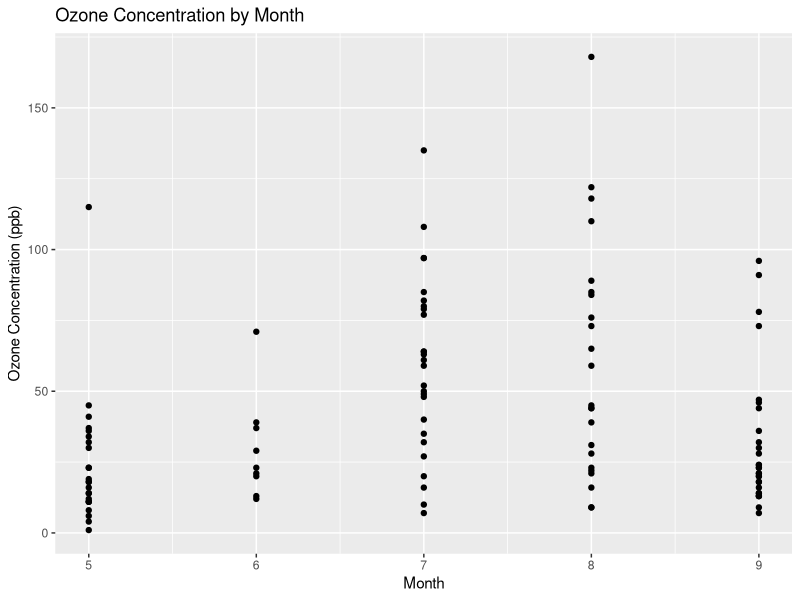
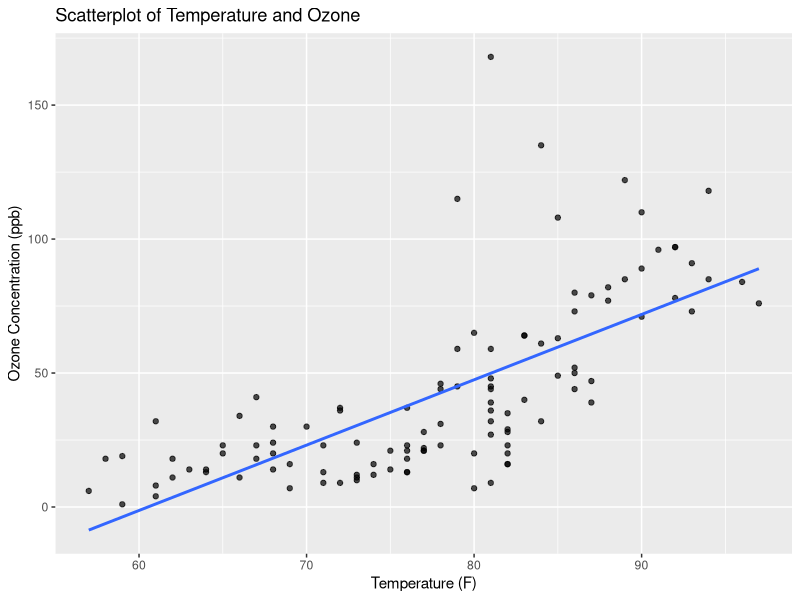
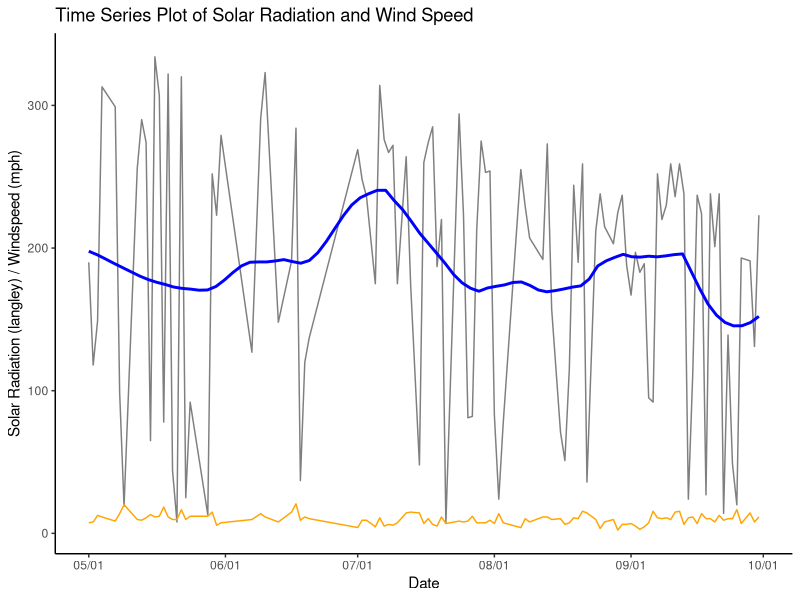
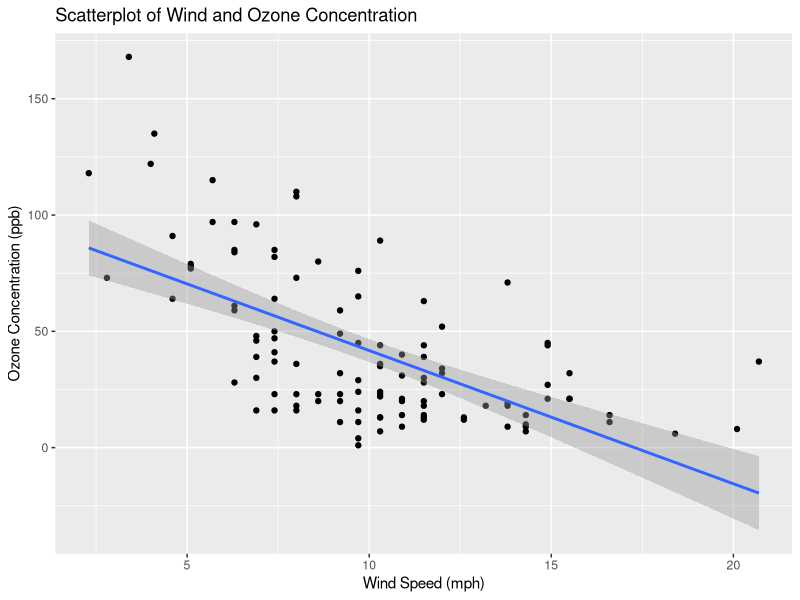

Source code (R) for these figures, in order:
## ---- chunk 1
airquality <- datasets::airquality

## ---- chunk 2
airquality <- airquality[complete.cases(airquality), ]

## ---- chunk 3
library(dplyr)
library(ggplot2)
library(lubridate)
library(datasets)
## ---- chunk 4
ggplot(airquality, aes(x = Month, y = Ozone)) + 
  geom_point() +
  labs(title = "Ozone Concentration by Month",
       x = "Month",
       y = "Ozone Concentration (ppb)")
## ---- chunk 5
ggplot(airquality, aes(x = Temp, y = Ozone)) +
  geom_point(alpha = 0.7) +
  labs(title = "Scatterplot of Temperature and Ozone",
       x = "Temperature (F)",
       y = "Ozone Concentration (ppb)") +
  geom_smooth(method = "lm", se = FALSE)
## ---- chunk 6
cor(airquality$Ozone, airquality$Temp, method = "pearson")
cor.test(airquality$Ozone, airquality$Temp, method = "pearson")
## ---- chunk 7
airquality <- airquality |>
  mutate(Date = mdy(paste(Month, Day, "1973", sep = "-")))
## ---- chunk 8


ggplot(airquality, aes(x = Date, y = Solar.R)) + 
  geom_line(alpha = 0.5) +
  stat_smooth(method = "loess", span = 0.3, se = FALSE, color = "blue") +
  labs(title = "Time Series Plot of Solar Radiation and Wind Speed",
       x = "Date",
       y = "Solar Radiation (langley) / Windspeed (mph)") +
  geom_line(aes(x = Date, y = Wind), color = "orange") +
  labs(color = "Variable") +
  scale_x_date(date_breaks = "1 month", date_labels = "%m/%d") +
  theme_classic()

## ---- chunk 9
cor(airquality$Solar.R, airquality$Wind, method = "pearson")
cor.test(airquality$Solar.R, airquality$Wind, method = "pearson")
## ---- chunk 10
ggplot(airquality, aes(x = Wind, y = Ozone, group = 1)) + 
  geom_point() +
  geom_smooth(method = "lm") +
  labs(title = "Scatterplot of Wind and Ozone Concentration",
       x = "Wind Speed (mph)",
       y = "Ozone Concentration (ppb)")
## ---- chunk 11
cor(airquality$Ozone, airquality$Wind, method = "pearson")
cor.test(airquality$Ozone, airquality$Wind, method = "pearson")
## ---- chunk 12
mean(airquality$Ozone)
aggregate(Ozone ~ Month, data = airquality, mean)

## ---- chunk 13
sd(airquality$Ozone)
aggregate(Ozone ~ Month, data = airquality, sd)

